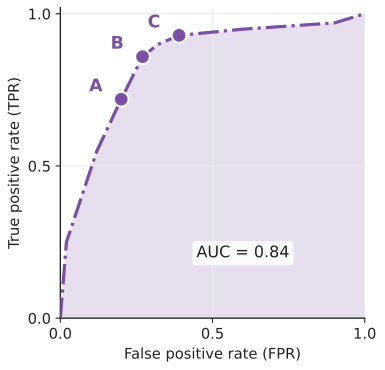

Write Python code to recreate this figure.
"""ROC curve (AUC 0.84) with three labelled thresholds A, B, C, redrawn from Google MLCC."""

import sys
from pathlib import Path

import matplotlib.pyplot as plt
import numpy as np

sys.path.insert(0, str(Path(__file__).parent))
from roc_shapes import xy  # noqa: E402

from mlrecall.figstyle import PURPLE, plot_roc, roc_with_auc, save  # noqa: E402

SHAPE = [
    (0, 0), (0.02, 0.25), (0.12, 0.55), (0.2, 0.72), (0.27, 0.86), (0.32, 0.9),
    (0.39, 0.93), (0.6, 0.95), (0.9, 0.97), (1, 1),
]  # fmt: skip
fpr, tpr = xy(SHAPE)
tpr = roc_with_auc(fpr, tpr, 0.84)
fig, ax = plt.subplots(figsize=(4.2, 4.2))
plot_roc(ax, fpr, tpr, PURPLE, "-.")
for name, x in [("A", 0.2), ("B", 0.27), ("C", 0.39)]:
    y = float(np.interp(x, fpr, tpr))
    ax.plot(x, y, "o", color=PURPLE, markersize=11, markeredgecolor="white", mew=1.5, zorder=5)
    ax.annotate(name, (x, y), xytext=(-14, 6), textcoords="offset points", fontsize=13,
                color=PURPLE, fontweight="bold", ha="right")  # fmt: skip
save(fig, __file__)
